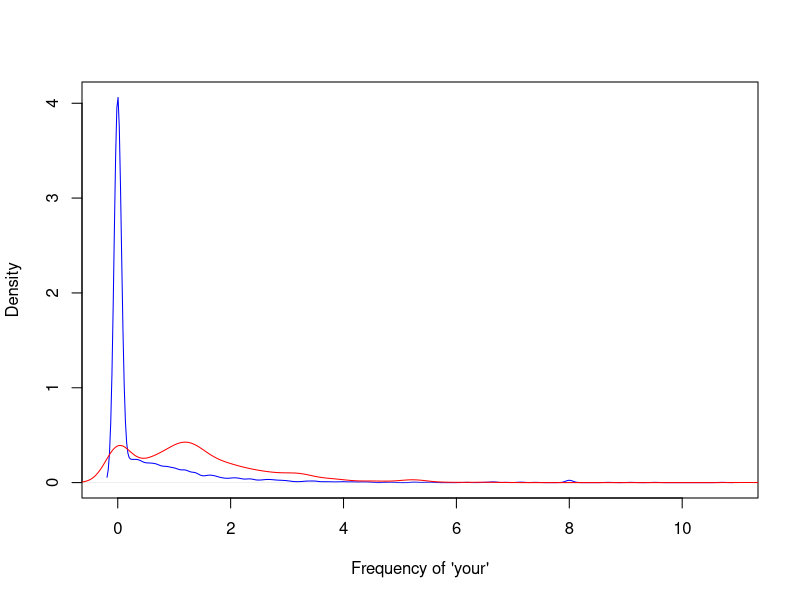
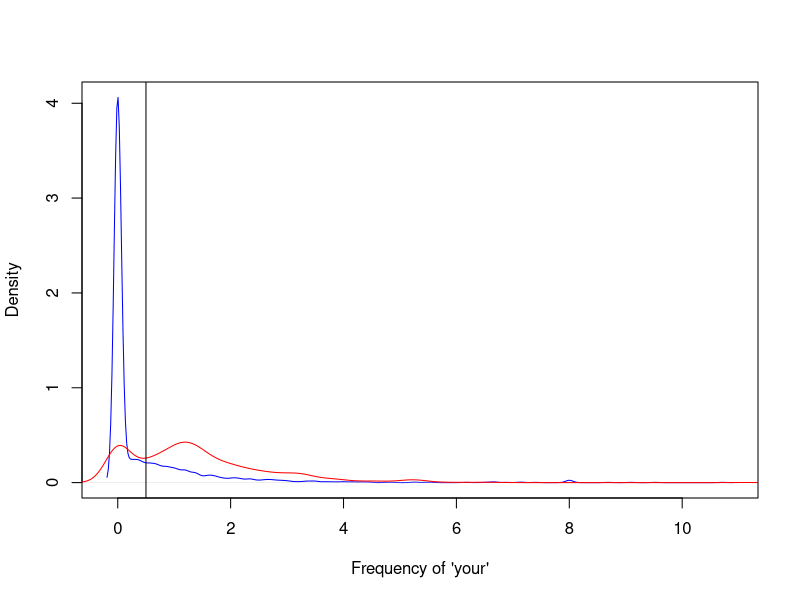
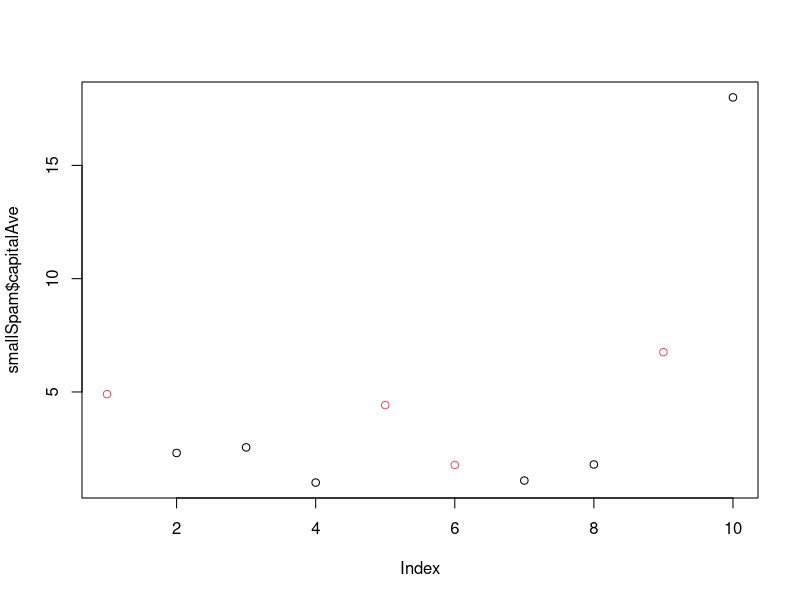

R code for these plots, in order:
## ---- chunk 1
library(kernlab)
data(spam)
head(spam)

## ---- chunk 2
plot(density(spam$your[spam$type=="nonspam"]),
     col="blue",main="",xlab="Frequency of 'your'")
lines(density(spam$your[spam$type=="spam"]),col="red")
## ---- chunk 3
plot(density(spam$your[spam$type=="nonspam"]),
     col="blue",main="",xlab="Frequency of 'your'")
lines(density(spam$your[spam$type=="spam"]),col="red")
abline(v=0.5,col="black")
## ---- chunk 4
prediction <- ifelse(spam$your > 0.5,"spam","nonspam")
table(prediction,spam$type)/length(spam$type)
## ---- chunk 5
library(kernlab); data(spam); set.seed(333)
smallSpam <- spam[sample(dim(spam)[1],size=10),]
spamLabel <- (smallSpam$type=="spam")*1 + 1
plot(smallSpam$capitalAve,col=spamLabel)
## ---- chunk 6
rule1 <- function(x){
  prediction <- rep(NA,length(x))
  prediction[x > 2.7] <- "spam"
  prediction[x < 2.40] <- "nonspam"
  prediction[(x >= 2.40 & x <= 2.45)] <- "spam"
  prediction[(x > 2.45 & x <= 2.70)] <- "nonspam"
  return(prediction)
}
table(rule1(smallSpam$capitalAve),smallSpam$type)
## ---- chunk 7
rule2 <- function(x){
  prediction <- rep(NA,length(x))
  prediction[x > 2.8] <- "spam"
  prediction[x <= 2.8] <- "nonspam"
  return(prediction)
}
table(rule2(smallSpam$capitalAve),smallSpam$type)
## ---- chunk 8
table(rule1(spam$capitalAve),spam$type)
table(rule2(spam$capitalAve),spam$type)
## ---- chunk 9
mean(rule1(spam$capitalAve)==spam$type)
mean(rule2(spam$capitalAve)==spam$type)
## ---- chunk 10
sum(rule1(spam$capitalAve)==spam$type)
sum(rule2(spam$capitalAve)==spam$type)
